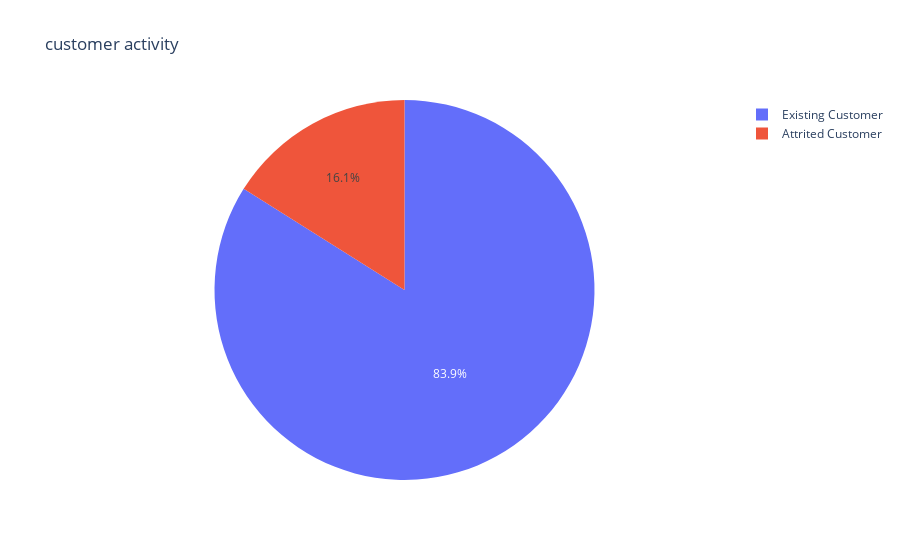

Write notebook code for a chart like this one.
### Code cell
counts_Acc_stat=data['Attrition_Flag'].value_counts()
fig = px.pie(values=data['Attrition_Flag'].value_counts(), names=counts_Acc_stat.index,title="customer activity")
fig.show()

### Figure 1 — Plotly figure (JSON) as saved in the notebook; plotly's stock layout.template omitted (floating-point values rounded to 4 significant figures)
{"data": [{"domain": {"x": [0, 1], "y": [0, 1]}, "hovertemplate": "label=%{label}<br>value=%{value}<extra></extra>", "labels": ["Existing Customer", "Attrited Customer"], "legendgroup": "", "name": "", "showlegend": true, "type": "pie", "values": [8500, 1627]}], "layout": {"legend": {"tracegroupgap": 0}, "title": {"text": "customer activity"}}}
